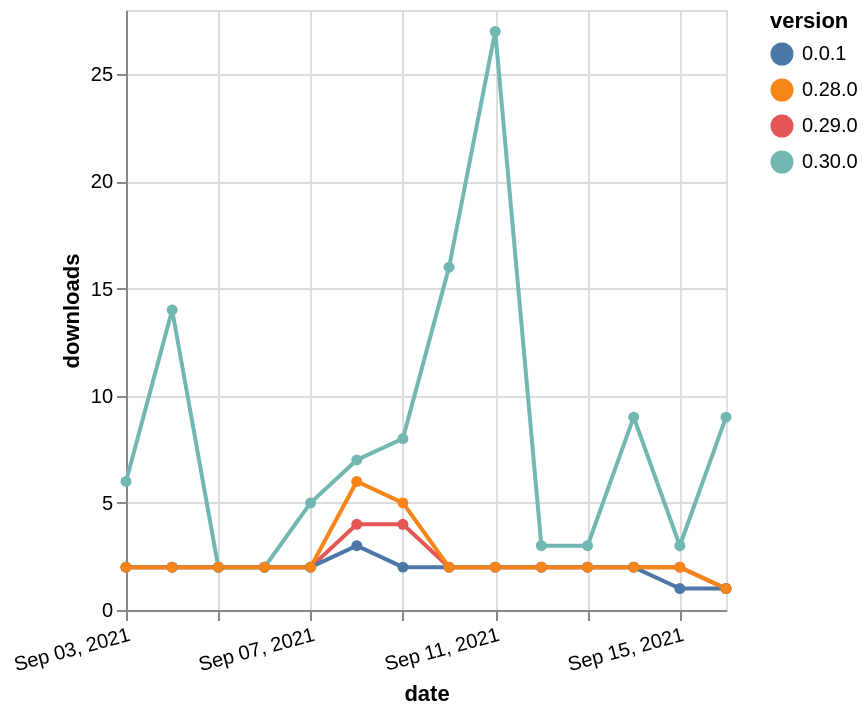

Write a Vega-Lite specification for this figure.
### Vega-Lite specification from a JSON file in a GitHub repository (floating-point values rounded to 4 significant figures)
{"$schema": "https://vega.github.io/schema/vega-lite/v5.json", "description": "A simple bar chart with embedded data.", "data": {"values": [{"date": "2021-09-03", "total": 8094, "delta": 2, "version": "0.29.0"}, {"date": "2021-09-04", "total": 8096, "delta": 2, "version": "0.29.0"}, {"date": "2021-09-05", "total": 8098, "delta": 2, "version": "0.29.0"}, {"date": "2021-09-06", "total": 8100, "delta": 2, "version": "0.29.0"}, {"date": "2021-09-07", "total": 8102, "delta": 2, "version": "0.29.0"}, {"date": "2021-09-08", "total": 8106, "delta": 4, "version": "0.29.0"}, {"date": "2021-09-09", "total": 8110, "delta": 4, "version": "0.29.0"}, {"date": "2021-09-10", "total": 8112, "delta": 2, "version": "0.29.0"}, {"date": "2021-09-11", "total": 8114, "delta": 2, "version": "0.29.0"}, {"date": "2021-09-12", "total": 8116, "delta": 2, "version": "0.29.0"}, {"date": "2021-09-13", "total": 8118, "delta": 2, "version": "0.29.0"}, {"date": "2021-09-14", "total": 8120, "delta": 2, "version": "0.29.0"}, {"date": "2021-09-15", "total": 8122, "delta": 2, "version": "0.29.0"}, {"date": "2021-09-16", "total": 8123, "delta": 1, "version": "0.29.0"}, {"date": "2021-09-03", "total": 7710, "delta": 6, "version": "0.30.0"}, {"date": "2021-09-04", "total": 7724, "delta": 14, "version": "0.30.0"}, {"date": "2021-09-05", "total": 7726, "delta": 2, "version": "0.30.0"}, {"date": "2021-09-06", "total": 7728, "delta": 2, "version": "0.30.0"}, {"date": "2021-09-07", "total": 7733, "delta": 5, "version": "0.30.0"}, {"date": "2021-09-08", "total": 7740, "delta": 7, "version": "0.30.0"}, {"date": "2021-09-09", "total": 7748, "delta": 8, "version": "0.30.0"}, {"date": "2021-09-10", "total": 7764, "delta": 16, "version": "0.30.0"}, {"date": "2021-09-11", "total": 7791, "delta": 27, "version": "0.30.0"}, {"date": "2021-09-12", "total": 7794, "delta": 3, "version": "0.30.0"}, {"date": "2021-09-13", "total": 7797, "delta": 3, "version": "0.30.0"}, {"date": "2021-09-14", "total": 7806, "delta": 9, "version": "0.30.0"}, {"date": "2021-09-15", "total": 7809, "delta": 3, "version": "0.30.0"}, {"date": "2021-09-16", "total": 7818, "delta": 9, "version": "0.30.0"}, {"date": "2021-09-03", "total": 2474, "delta": 2, "version": "0.0.1"}, {"date": "2021-09-04", "total": 2476, "delta": 2, "version": "0.0.1"}, {"date": "2021-09-05", "total": 2478, "delta": 2, "version": "0.0.1"}, {"date": "2021-09-06", "total": 2480, "delta": 2, "version": "0.0.1"}, {"date": "2021-09-07", "total": 2482, "delta": 2, "version": "0.0.1"}, {"date": "2021-09-08", "total": 2485, "delta": 3, "version": "0.0.1"}, {"date": "2021-09-09", "total": 2487, "delta": 2, "version": "0.0.1"}, {"date": "2021-09-10", "total": 2489, "delta": 2, "version": "0.0.1"}, {"date": "2021-09-11", "total": 2491, "delta": 2, "version": "0.0.1"}, {"date": "2021-09-12", "total": 2493, "delta": 2, "version": "0.0.1"}, {"date": "2021-09-13", "total": 2495, "delta": 2, "version": "0.0.1"}, {"date": "2021-09-14", "total": 2497, "delta": 2, "version": "0.0.1"}, {"date": "2021-09-15", "total": 2498, "delta": 1, "version": "0.0.1"}, {"date": "2021-09-16", "total": 2499, "delta": 1, "version": "0.0.1"}, {"date": "2021-09-03", "total": 8267, "delta": 2, "version": "0.28.0"}, {"date": "2021-09-04", "total": 8269, "delta": 2, "version": "0.28.0"}, {"date": "2021-09-05", "total": 8271, "delta": 2, "version": "0.28.0"}, {"date": "2021-09-06", "total": 8273, "delta": 2, "version": "0.28.0"}, {"date": "2021-09-07", "total": 8275, "delta": 2, "version": "0.28.0"}, {"date": "2021-09-08", "total": 8281, "delta": 6, "version": "0.28.0"}, {"date": "2021-09-09", "total": 8286, "delta": 5, "version": "0.28.0"}, {"date": "2021-09-10", "total": 8288, "delta": 2, "version": "0.28.0"}, {"date": "2021-09-11", "total": 8290, "delta": 2, "version": "0.28.0"}, {"date": "2021-09-12", "total": 8292, "delta": 2, "version": "0.28.0"}, {"date": "2021-09-13", "total": 8294, "delta": 2, "version": "0.28.0"}, {"date": "2021-09-14", "total": 8296, "delta": 2, "version": "0.28.0"}, {"date": "2021-09-15", "total": 8298, "delta": 2, "version": "0.28.0"}, {"date": "2021-09-16", "total": 8299, "delta": 1, "version": "0.28.0"}]}, "width": "container", "mark": {"type": "line", "point": {"filled": true}}, "encoding": {"x": {"field": "date", "type": "temporal", "timeUnit": "yearmonthdate", "title": "date", "axis": {"labelAngle": -15}}, "y": {"field": "delta", "type": "quantitative", "title": "downloads"}, "color": {"field": "version", "type": "nominal"}, "tooltip": {"field": "delta"}}}
